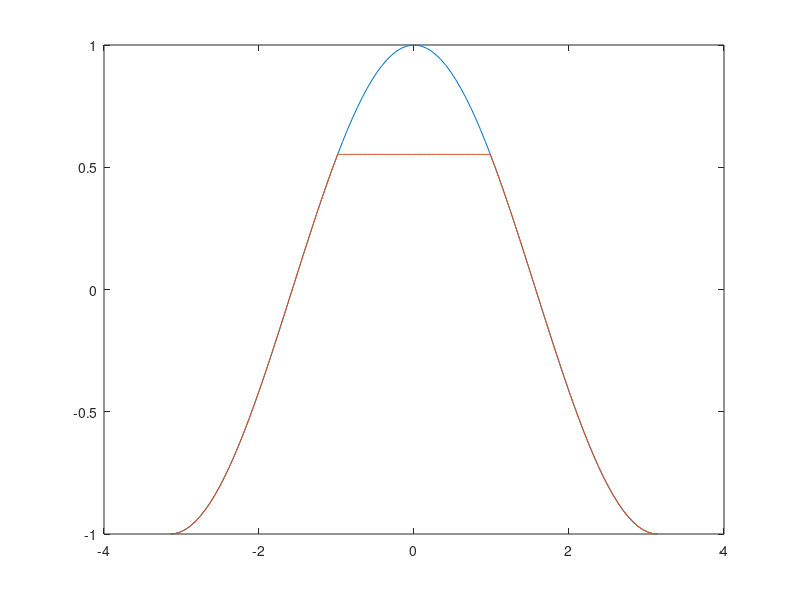
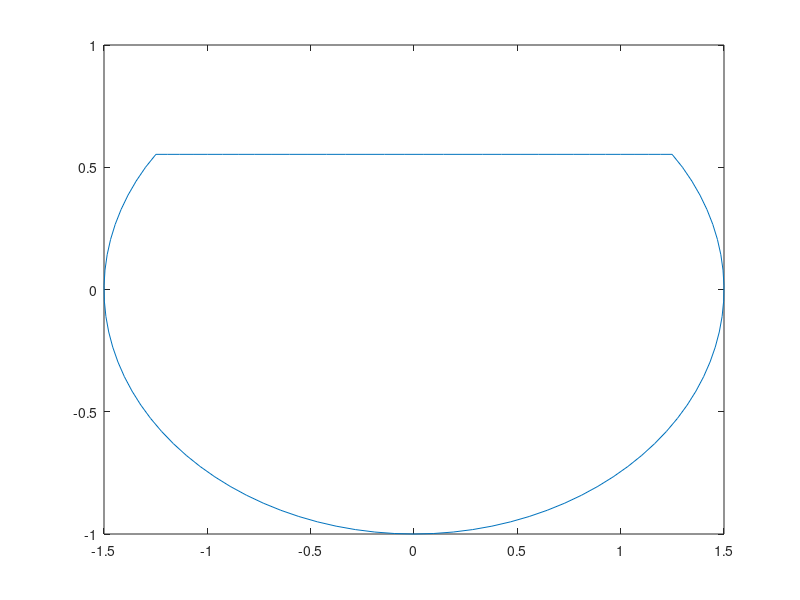

Write the MATLAB code that produced these figures, in order.
clear all;
close all;

dmaj = 3;
dmin = 2;

nwidth = 2.5;

theta = linspace(-pi,pi,100);
yshift = zeros(1,length(theta));
y = (dmin/2)*cos(theta);
x = (dmaj/2)*sin(theta);
% flatlimit = pi/4;
flatlimit = asin(nwidth/dmaj);
% flatheight = 0;

for i = 1:length(yshift)
    % Don't shift y if outside the chosen bounds
    if theta(i) < -pi | theta(i) > pi
        yshift(i) = 0;
    elseif theta(i) >= -flatlimit & theta(i) <= flatlimit
        yshift(i) = (dmin/2)*cos(-flatlimit);
    else
        yshift(i) = y(i);
    end          
end

% yshift(yshift == 0) = NaN;  % THIS STILL CAUSES A HOLE IN THE BOTTOM OF THE ELLIPSE
% for i = 1:length(theta)
%     if theta(i) == 0
%         yshift(i) = 0;
%     end
% end
% x(1) = 0;
% x(end) = 0;

figure(1)
plot(theta,y)
hold on
plot(theta,yshift)

hold off
figure(2)
plot(x,yshift)